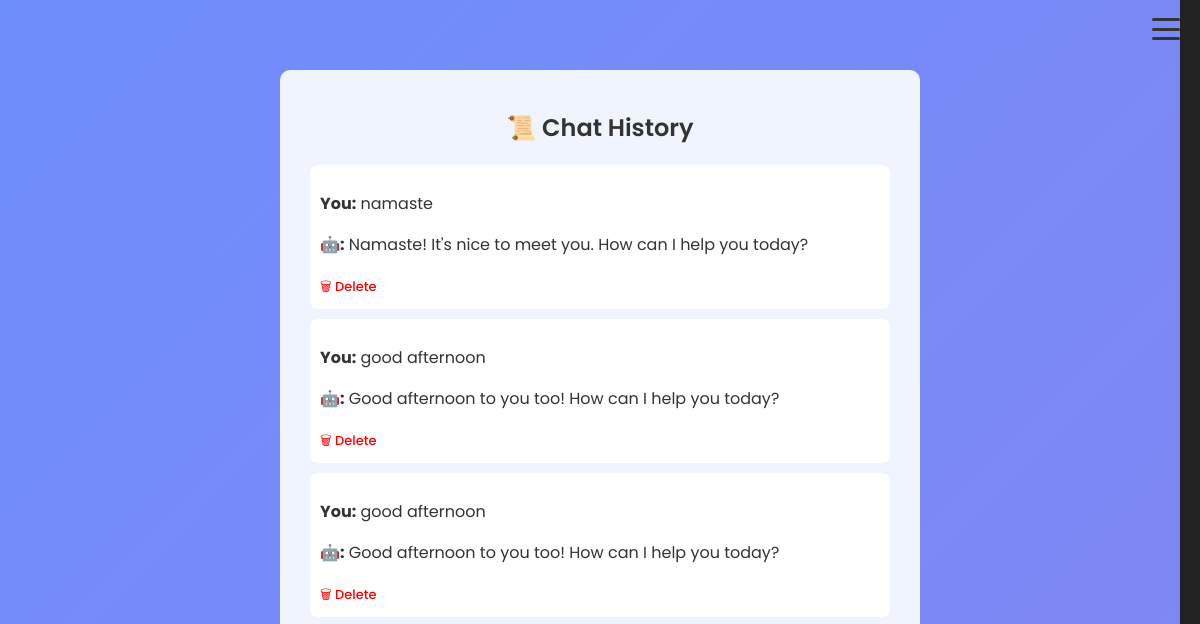
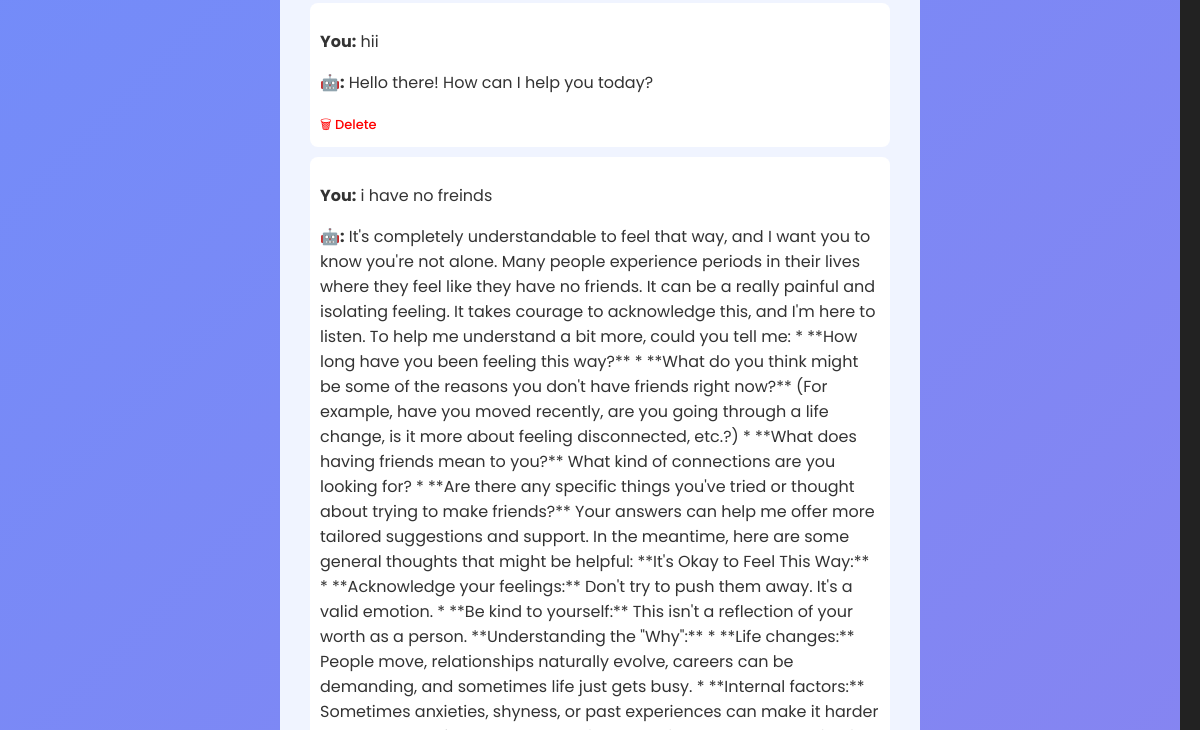
Page /chatbot/history/ (signed in, upper part) on the earlier database version (2 pictures, top to bottom).
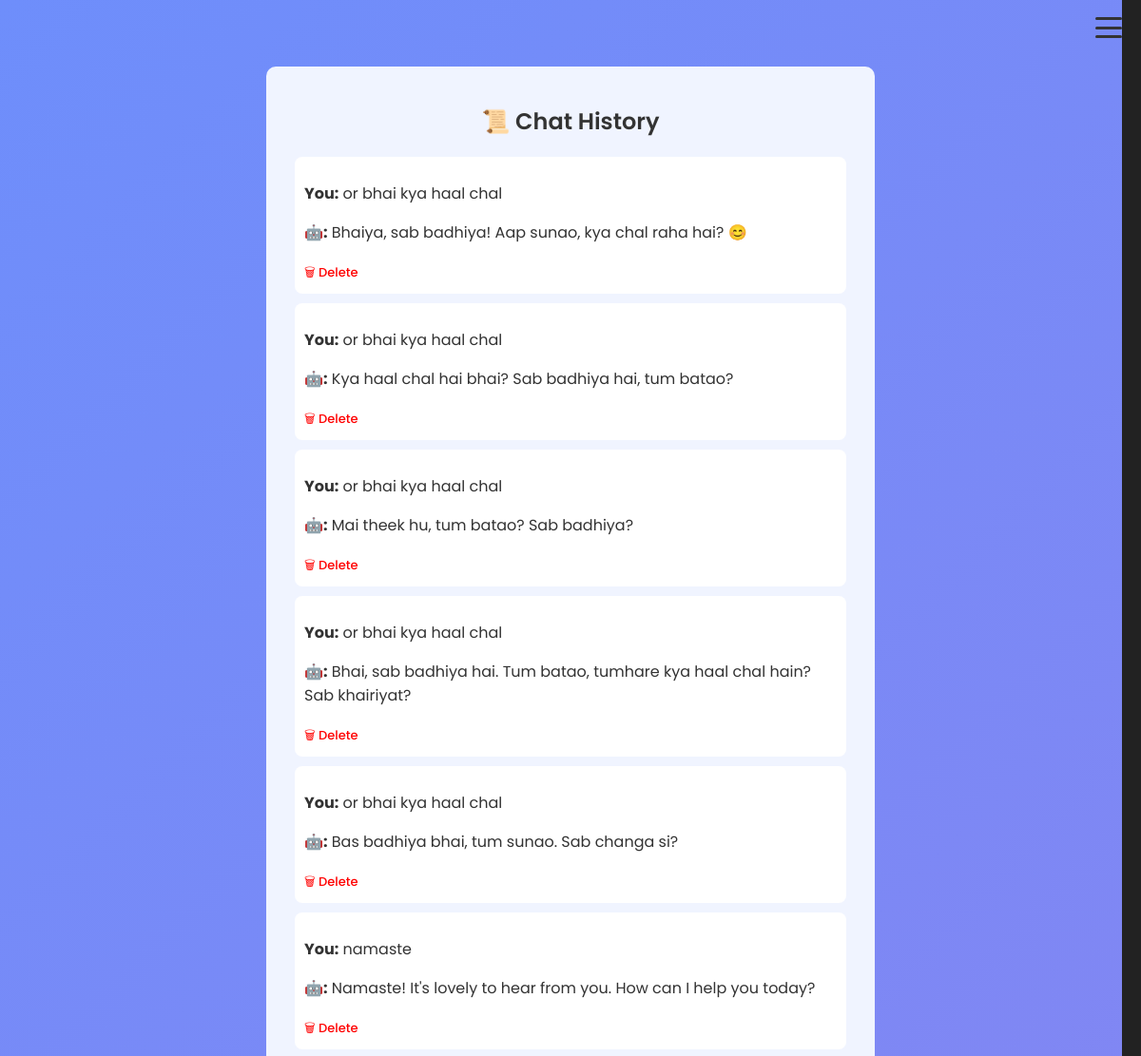
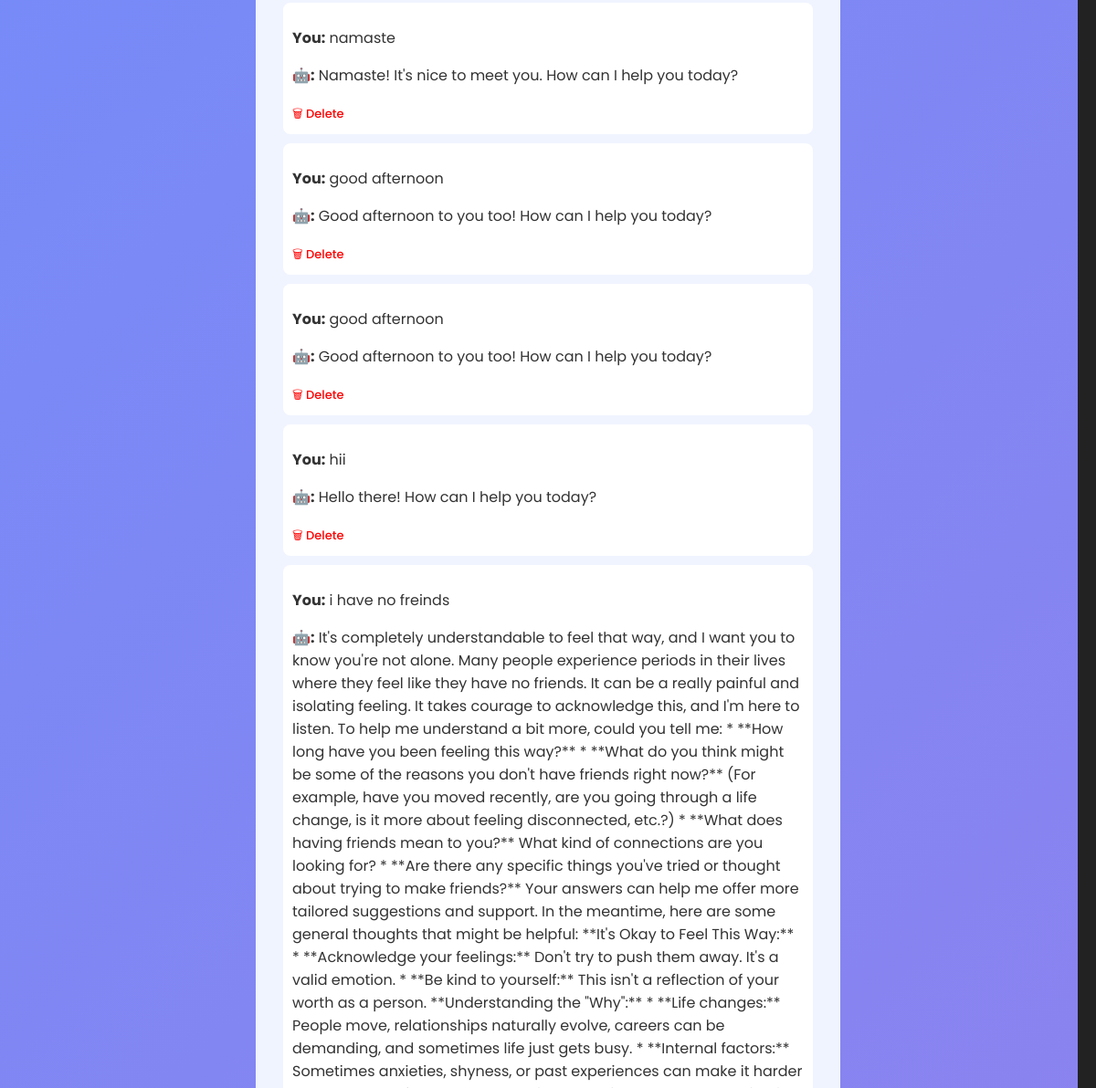
Same page on the later database version (2 pictures, top to bottom).
### predictor/models.py (models this page shows, shortened)
class ChatHistory(models.Model):
    user = models.ForeignKey(User, on_delete=models.CASCADE)
    message = models.TextField()
    response = models.TextField()
    timestamp = models.DateTimeField(auto_now_add=True)

### predictor/views.py (the view)
# urls.py: path("chatbot/history/", views.chat_history, name="chat_history"),
@login_required
def chat_history(request):
    chats = ChatHistory.objects.filter(user=request.user).order_by("-timestamp")
    return render(request, "predictor/chat_history.html", {"chats": chats})

### predictor/templates/predictor/chat_history.html (shortened to what this page needs)
{% extends "predictor/base.html" %}
{% block content %}
<div style="max-width:600px; margin:40px auto; text-align:center; background:#f0f4ff; border-radius:10px; padding:20px;">
    <h2>📜 Chat History</h2>
    {% if chats %}
        {% for chat in chats %}
        <div style="background:white; margin:10px; padding:10px; border-radius:8px; text-align:left;">
            <p><b>You:</b> {{ chat.message }}</p>
            <p><b>🤖:</b> {{ chat.response }}</p>
            <a href="{% url 'delete_chat' chat.id %}" style="color:red; font-size:13px;">🗑 Delete</a>
        </div>
        {% endfor %}
    {% else %}
        <p>No chat history found.</p>
    {% endif %}
    <br>
</div>
{% endblock %}

### predictor/templates/predictor/base.html (shortened to what this page needs)
<!DOCTYPE html>
<html lang="en">
<head>
  {% load static %}
  <link rel="stylesheet" href="{% static 'predictor/css/style.css' %}">
</head>
<body>
  <div class="hamburger" id="hamburger">
    <div></div>
    <div></div>
    <div></div>
  </div>
  <div class="sidebar" id="sidebar">
  </div>
  <div class="main-container" id="main-container">
      {% block content %}
    {% endblock %}
  </div>
</body>
</html>

### predictor/static/predictor/css/style.css (style rules this page uses)
body { font-family: 'Poppins', sans-serif; background: linear-gradient(135deg, #6e8efb, #a777e3); color: #fff; display: flex; flex-direction: column; min-height: 100vh; margin: 0; justify-content: center; align-items: center; }
h1, h2, h3 { text-align: center; font-weight: 600; }
a { color: #fff; text-decoration: none; font-weight: 500; transition: color 0.3s; }
.hamburger { position: fixed; top: 20px; right: 20px; width: 35px; height: 30px; display: flex; flex-direction: column; justify-content: space-between; cursor: pointer; z-index: 1001; }
.hamburger div { width: 100%; height: 4px; background-color: white; border-radius: 2px; transition: 0.3s; }
.sidebar { position: fixed; right: -300px; top: 0; width: 280px; height: 100%; background-color: #1e1e2f; color: white; padding: 20px; transition: right 0.3s; z-index: 1000; overflow-y: auto; }

### predictor/templates/predictor/base.html (style rules this page uses)
body { font-family: 'Poppins', sans-serif; margin: 0; background-color: #f9f9f9; color: #333; overflow-x: hidden; }
.hamburger { position: fixed; top: 18px; right: 20px; width: 28px; height: 22px; cursor: pointer; z-index: 1001; display: flex; flex-direction: column; justify-content: space-between; }
.hamburger div { width: 100%; height: 3px; background: #333; border-radius: 2px; transition: all 0.3s ease; }
.sidebar { position: fixed; top: 0; right: -270px; width: 250px; height: 100%; background-color: #222; color: #fff; padding: 25px 20px; transition: right 0.4s ease; z-index: 1000; overflow-y: auto; }
.main-container { transition: margin-right 0.4s ease; padding: 30px; }

Differences in the rows shown:
added ChatHistory: message "or bhai kya haal chal", response "Bhaiya, sab badhiya! Aap sunao, kya chal raha hai? 😊"
added ChatHistory: message "or bhai kya haal chal", response "Kya haal chal hai bhai? Sab badhiya hai, tum batao?"
added ChatHistory: message "or bhai kya haal chal", response "Mai theek hu, tum batao? Sab badhiya?"
added ChatHistory: message "or bhai kya haal chal", response "Bhai, sab badhiya hai. Tum batao, tumhare kya haal chal hain? Sab khairiyat?"
added ChatHistory: message "or bhai kya haal chal", response "Bas badhiya bhai, tum sunao. Sab changa si?"
added ChatHistory: message "namaste", response "Namaste! It's lovely to hear from you. How can I help you today?"
